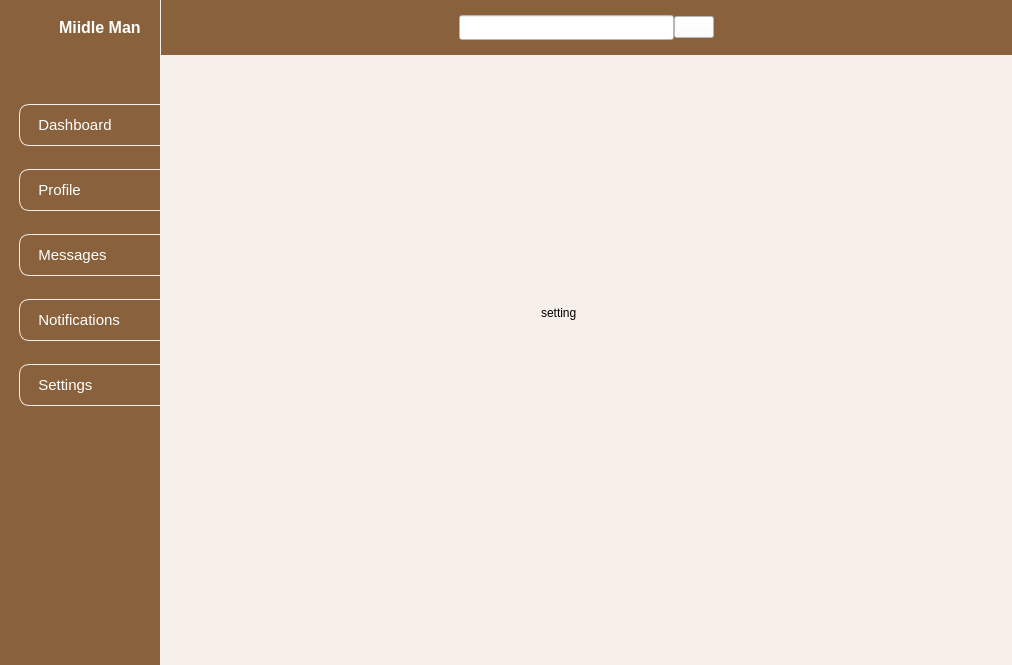
<?xml version="1.0" encoding="UTF-8"?>
<ui version="4.0">
 <class>MainWindow</class>
 <widget class="QMainWindow" name="MainWindow">
  <property name="geometry">
   <rect>
    <x>0</x>
    <y>0</y>
    <width>1012</width>
    <height>665</height>
   </rect>
  </property>
  <property name="sizePolicy">
   <sizepolicy hsizetype="Preferred" vsizetype="Preferred">
    <horstretch>0</horstretch>
    <verstretch>0</verstretch>
   </sizepolicy>
  </property>
  <property name="minimumSize">
   <size>
    <width>0</width>
    <height>624</height>
   </size>
  </property>
  <property name="maximumSize">
   <size>
    <width>16777215</width>
    <height>16777215</height>
   </size>
  </property>
  <property name="baseSize">
   <size>
    <width>0</width>
    <height>-1</height>
   </size>
  </property>
  <property name="windowTitle">
   <string>MainWindow</string>
  </property>
  <property name="autoFillBackground">
   <bool>true</bool>
  </property>
  <property name="tabShape">
   <enum>QTabWidget::TabShape::Rounded</enum>
  </property>
  <widget class="QWidget" name="centralwidget">
   <layout class="QHBoxLayout" name="horizontalLayout">
    <property name="spacing">
     <number>1</number>
    </property>
    <property name="leftMargin">
     <number>0</number>
    </property>
    <property name="topMargin">
     <number>0</number>
    </property>
    <property name="rightMargin">
     <number>0</number>
    </property>
    <property name="bottomMargin">
     <number>0</number>
    </property>
    <item>
     <widget class="QWidget" name="icon_name_widget" native="true">
      <property name="minimumSize">
       <size>
        <width>160</width>
        <height>0</height>
       </size>
      </property>
      <property name="maximumSize">
       <size>
        <width>160</width>
        <height>16777215</height>
       </size>
      </property>
      <property name="autoFillBackground">
       <bool>false</bool>
      </property>
      <property name="styleSheet">
       <string notr="true">QWidget{
	background-color:rgb(137, 97, 60);
color:white;
}

QPushButton{
      color:white;
text-align:left;
height:40px;
border:none;
padding-left:10px;
border-top-left-radius:10px;
border-bottom-left-radius:10px;

}

QPushButton:checked{
background-color:rgb(196, 148, 80);
color:white;
font-weight:bold;
}

QPushButton:hover{
background-color:rgb(196, 148, 80);
color:white;
font-weight:bold;
}</string>
      </property>
      <layout class="QVBoxLayout" name="verticalLayout_4">
       <property name="spacing">
        <number>6</number>
       </property>
       <property name="leftMargin">
        <number>0</number>
       </property>
       <property name="topMargin">
        <number>0</number>
       </property>
       <property name="rightMargin">
        <number>0</number>
       </property>
       <property name="bottomMargin">
        <number>0</number>
       </property>
       <item alignment="Qt::AlignmentFlag::AlignTop">
        <widget class="QWidget" name="widget_7" native="true">
         <property name="minimumSize">
          <size>
           <width>0</width>
           <height>55</height>
          </size>
         </property>
         <property name="maximumSize">
          <size>
           <width>16777215</width>
           <height>55</height>
          </size>
         </property>
         <property name="styleSheet">
          <string notr="true"/>
         </property>
         <widget class="QWidget" name="">
          <property name="geometry">
           <rect>
            <x>13</x>
            <y>7</y>
            <width>145</width>
            <height>42</height>
           </rect>
          </property>
          <layout class="QGridLayout" name="gridLayout">
           <item row="0" column="0">
            <widget class="QLabel" name="label_5">
             <property name="minimumSize">
              <size>
               <width>40</width>
               <height>40</height>
              </size>
             </property>
             <property name="maximumSize">
              <size>
               <width>40</width>
               <height>40</height>
              </size>
             </property>
             <property name="text">
              <string/>
             </property>
             <property name="pixmap">
              <pixmap>C:/Users/Shivam/Downloads/Black_White_Minimalist_SImple_Monogram_Typography_Logo__7_-removebg-preview (1).png</pixmap>
             </property>
             <property name="scaledContents">
              <bool>true</bool>
             </property>
            </widget>
           </item>
           <item row="0" column="1">
            <widget class="QLabel" name="label_6">
             <property name="font">
              <font>
               <pointsize>12</pointsize>
               <bold>true</bold>
              </font>
             </property>
             <property name="styleSheet">
              <string notr="true">color: rgb(255, 255, 255);

</string>
             </property>
             <property name="text">
              <string>&lt;strong&gt;M&lt;/strong&gt;iidle &lt;strong&gt;M&lt;/strong&gt;an</string>
             </property>
            </widget>
           </item>
          </layout>
         </widget>
        </widget>
       </item>
       <item>
        <widget class="QWidget" name="widget_8" native="true">
         <property name="minimumSize">
          <size>
           <width>0</width>
           <height>800</height>
          </size>
         </property>
         <property name="maximumSize">
          <size>
           <width>16777215</width>
           <height>800</height>
          </size>
         </property>
         <widget class="QWidget" name="layoutWidget">
          <property name="geometry">
           <rect>
            <x>19</x>
            <y>20</y>
            <width>151</width>
            <height>351</height>
           </rect>
          </property>
          <layout class="QVBoxLayout" name="verticalLayout_6">
           <property name="spacing">
            <number>0</number>
           </property>
           <property name="topMargin">
            <number>0</number>
           </property>
           <item>
            <widget class="QPushButton" name="Dashboard_2">
             <property name="font">
              <font>
               <pointsize>11</pointsize>
              </font>
             </property>
             <property name="styleSheet">
              <string notr="true">QPushButton{
border:1px solid rgb(247, 239, 233);
}</string>
             </property>
             <property name="text">
              <string>  Dashboard</string>
             </property>
             <property name="icon">
              <iconset>
               <normaloff>../Sidebar/slidemenubar/dashboard_white.png</normaloff>../Sidebar/slidemenubar/dashboard_white.png</iconset>
             </property>
             <property name="iconSize">
              <size>
               <width>20</width>
               <height>20</height>
              </size>
             </property>
             <property name="checkable">
              <bool>true</bool>
             </property>
             <property name="autoExclusive">
              <bool>true</bool>
             </property>
            </widget>
           </item>
           <item>
            <widget class="QPushButton" name="Profile_2">
             <property name="font">
              <font>
               <pointsize>11</pointsize>
              </font>
             </property>
             <property name="styleSheet">
              <string notr="true">QPushButton{
border:1px solid rgb(247, 239, 233);
}</string>
             </property>
             <property name="text">
              <string>  Profile</string>
             </property>
             <property name="icon">
              <iconset>
               <normaloff>../Sidebar/slidemenubar/profile_white.png</normaloff>../Sidebar/slidemenubar/profile_white.png</iconset>
             </property>
             <property name="iconSize">
              <size>
               <width>20</width>
               <height>20</height>
              </size>
             </property>
             <property name="checkable">
              <bool>true</bool>
             </property>
             <property name="autoExclusive">
              <bool>true</bool>
             </property>
            </widget>
           </item>
           <item>
            <widget class="QPushButton" name="Messages_2">
             <property name="font">
              <font>
               <pointsize>11</pointsize>
              </font>
             </property>
             <property name="styleSheet">
              <string notr="true">QPushButton{
border:1px solid rgb(247, 239, 233);
}</string>
             </property>
             <property name="text">
              <string>  Messages</string>
             </property>
             <property name="icon">
              <iconset>
               <normaloff>../Sidebar/slidemenubar/messages_white.png</normaloff>../Sidebar/slidemenubar/messages_white.png</iconset>
             </property>
             <property name="iconSize">
              <size>
               <width>20</width>
               <height>20</height>
              </size>
             </property>
             <property name="checkable">
              <bool>true</bool>
             </property>
             <property name="autoExclusive">
              <bool>true</bool>
             </property>
            </widget>
           </item>
           <item>
            <widget class="QPushButton" name="Notifications_2">
             <property name="font">
              <font>
               <pointsize>11</pointsize>
              </font>
             </property>
             <property name="styleSheet">
              <string notr="true">QPushButton{
border:1px solid rgb(247, 239, 233);
}</string>
             </property>
             <property name="text">
              <string>  Notifications</string>
             </property>
             <property name="icon">
              <iconset>
               <normaloff>../Sidebar/slidemenubar/notifications_white.png</normaloff>../Sidebar/slidemenubar/notifications_white.png</iconset>
             </property>
             <property name="iconSize">
              <size>
               <width>20</width>
               <height>20</height>
              </size>
             </property>
             <property name="checkable">
              <bool>true</bool>
             </property>
             <property name="autoExclusive">
              <bool>true</bool>
             </property>
            </widget>
           </item>
           <item>
            <widget class="QPushButton" name="Setting_2">
             <property name="font">
              <font>
               <pointsize>11</pointsize>
              </font>
             </property>
             <property name="styleSheet">
              <string notr="true">QPushButton{
border:1px solid rgb(247, 239, 233);
}</string>
             </property>
             <property name="text">
              <string>  Settings</string>
             </property>
             <property name="icon">
              <iconset>
               <normaloff>../Sidebar/slidemenubar/settings_white.png</normaloff>../Sidebar/slidemenubar/settings_white.png</iconset>
             </property>
             <property name="iconSize">
              <size>
               <width>20</width>
               <height>20</height>
              </size>
             </property>
             <property name="checkable">
              <bool>true</bool>
             </property>
             <property name="autoExclusive">
              <bool>true</bool>
             </property>
            </widget>
           </item>
          </layout>
         </widget>
        </widget>
       </item>
      </layout>
     </widget>
    </item>
    <item>
     <widget class="QWidget" name="mainmenu" native="true">
      <property name="autoFillBackground">
       <bool>false</bool>
      </property>
      <property name="styleSheet">
       <string notr="true">background-color: rgb(245, 250, 254);</string>
      </property>
      <layout class="QVBoxLayout" name="verticalLayout">
       <property name="spacing">
        <number>0</number>
       </property>
       <property name="leftMargin">
        <number>0</number>
       </property>
       <property name="topMargin">
        <number>0</number>
       </property>
       <property name="rightMargin">
        <number>0</number>
       </property>
       <property name="bottomMargin">
        <number>0</number>
       </property>
       <item>
        <widget class="QWidget" name="widget_3" native="true">
         <property name="minimumSize">
          <size>
           <width>0</width>
           <height>55</height>
          </size>
         </property>
         <property name="styleSheet">
          <string notr="true">background-color:rgb(137, 97, 60);
</string>
         </property>
         <layout class="QHBoxLayout" name="horizontalLayout_9">
          <property name="spacing">
           <number>0</number>
          </property>
          <property name="leftMargin">
           <number>10</number>
          </property>
          <property name="topMargin">
           <number>0</number>
          </property>
          <property name="rightMargin">
           <number>10</number>
          </property>
          <property name="bottomMargin">
           <number>0</number>
          </property>
          <item>
           <widget class="QPushButton" name="Menu">
            <property name="styleSheet">
             <string notr="true">border:none;</string>
            </property>
            <property name="text">
             <string/>
            </property>
            <property name="icon">
             <iconset>
              <normaloff>../Sidebar/slidemenubar/menu.png</normaloff>../Sidebar/slidemenubar/menu.png</iconset>
            </property>
            <property name="iconSize">
             <size>
              <width>25</width>
              <height>25</height>
             </size>
            </property>
            <property name="checkable">
             <bool>true</bool>
            </property>
           </widget>
          </item>
          <item>
           <spacer name="horizontalSpacer_5">
            <property name="orientation">
             <enum>Qt::Orientation::Horizontal</enum>
            </property>
            <property name="sizeHint" stdset="0">
             <size>
              <width>80</width>
              <height>20</height>
             </size>
            </property>
           </spacer>
          </item>
          <item>
           <layout class="QHBoxLayout" name="horizontalLayout_10">
            <item>
             <widget class="QLineEdit" name="lineEdit_3">
              <property name="minimumSize">
               <size>
                <width>0</width>
                <height>25</height>
               </size>
              </property>
              <property name="styleSheet">
               <string notr="true">background-color: rgb(255, 255, 255);
</string>
              </property>
             </widget>
            </item>
            <item>
             <widget class="QPushButton" name="pushButton_32">
              <property name="styleSheet">
               <string notr="true">background-color: rgb(255, 255, 255);
</string>
              </property>
              <property name="text">
               <string/>
              </property>
              <property name="icon">
               <iconset>
                <normaloff>../Sidebar/slidemenubar/search.png</normaloff>../Sidebar/slidemenubar/search.png</iconset>
              </property>
             </widget>
            </item>
           </layout>
          </item>
          <item>
           <spacer name="horizontalSpacer_6">
            <property name="orientation">
             <enum>Qt::Orientation::Horizontal</enum>
            </property>
            <property name="sizeHint" stdset="0">
             <size>
              <width>97</width>
              <height>20</height>
             </size>
            </property>
           </spacer>
          </item>
          <item>
           <widget class="QPushButton" name="pushButton_33">
            <property name="styleSheet">
             <string notr="true">border:none;
</string>
            </property>
            <property name="text">
             <string/>
            </property>
            <property name="icon">
             <iconset>
              <normaloff>../Sidebar/slidemenubar/image.png</normaloff>../Sidebar/slidemenubar/image.png</iconset>
            </property>
            <property name="iconSize">
             <size>
              <width>25</width>
              <height>25</height>
             </size>
            </property>
           </widget>
          </item>
         </layout>
        </widget>
       </item>
       <item>
        <widget class="QStackedWidget" name="stackedWidget_3">
         <property name="maximumSize">
          <size>
           <width>16770</width>
           <height>16770</height>
          </size>
         </property>
         <property name="styleSheet">
          <string notr="true">background-color:rgb(247, 239, 233);</string>
         </property>
         <property name="currentIndex">
          <number>3</number>
         </property>
         <widget class="QWidget" name="dashboardpage">
          <layout class="QVBoxLayout" name="verticalLayout_17">
           <property name="spacing">
            <number>0</number>
           </property>
           <property name="leftMargin">
            <number>0</number>
           </property>
           <property name="topMargin">
            <number>0</number>
           </property>
           <property name="rightMargin">
            <number>0</number>
           </property>
           <property name="bottomMargin">
            <number>0</number>
           </property>
           <item>
            <widget class="QWidget" name="widget_6" native="true">
             <layout class="QVBoxLayout" name="verticalLayout_19">
              <property name="spacing">
               <number>0</number>
              </property>
              <property name="leftMargin">
               <number>0</number>
              </property>
              <property name="topMargin">
               <number>0</number>
              </property>
              <property name="rightMargin">
               <number>0</number>
              </property>
              <property name="bottomMargin">
               <number>0</number>
              </property>
              <item>
               <widget class="QScrollArea" name="scrollArea_6">
                <property name="styleSheet">
                 <string notr="true"> QScrollBar:vertical {
	border: none;
    background:rgb(137, 97, 60);
 }</string>
                </property>
                <property name="frameShape">
                 <enum>QFrame::Shape::NoFrame</enum>
                </property>
                <property name="widgetResizable">
                 <bool>true</bool>
                </property>
                <widget class="QWidget" name="scrollAreaWidgetContents_6">
                 <property name="geometry">
                  <rect>
                   <x>0</x>
                   <y>0</y>
                   <width>83</width>
                   <height>3000</height>
                  </rect>
                 </property>
                 <layout class="QVBoxLayout" name="verticalLayout_18">
                  <property name="spacing">
                   <number>0</number>
                  </property>
                  <property name="leftMargin">
                   <number>0</number>
                  </property>
                  <property name="topMargin">
                   <number>0</number>
                  </property>
                  <property name="rightMargin">
                   <number>0</number>
                  </property>
                  <property name="bottomMargin">
                   <number>0</number>
                  </property>
                  <item>
                   <widget class="QFrame" name="frame_6">
                    <property name="minimumSize">
                     <size>
                      <width>0</width>
                      <height>3000</height>
                     </size>
                    </property>
                    <property name="styleSheet">
                     <string notr="true"/>
                    </property>
                    <widget class="QLabel" name="label_7">
                     <property name="geometry">
                      <rect>
                       <x>390</x>
                       <y>240</y>
                       <width>49</width>
                       <height>16</height>
                      </rect>
                     </property>
                     <property name="text">
                      <string>dash</string>
                     </property>
                    </widget>
                   </widget>
                  </item>
                 </layout>
                </widget>
               </widget>
              </item>
             </layout>
            </widget>
           </item>
          </layout>
         </widget>
         <widget class="QWidget" name="meassagespage">
          <layout class="QVBoxLayout" name="verticalLayout_2">
           <property name="spacing">
            <number>0</number>
           </property>
           <property name="leftMargin">
            <number>0</number>
           </property>
           <property name="topMargin">
            <number>0</number>
           </property>
           <property name="rightMargin">
            <number>0</number>
           </property>
           <property name="bottomMargin">
            <number>0</number>
           </property>
           <item>
            <widget class="QWidget" name="widget" native="true">
             <layout class="QVBoxLayout" name="verticalLayout_3">
              <property name="spacing">
               <number>0</number>
              </property>
              <property name="leftMargin">
               <number>0</number>
              </property>
              <property name="topMargin">
               <number>0</number>
              </property>
              <property name="rightMargin">
               <number>0</number>
              </property>
              <property name="bottomMargin">
               <number>0</number>
              </property>
              <item>
               <widget class="QScrollArea" name="scrollArea_7">
                <property name="styleSheet">
                 <string notr="true"> QScrollBar:vertical {
	border: none;
    background:rgb(137, 97, 60);
 }</string>
                </property>
                <property name="frameShape">
                 <enum>QFrame::Shape::NoFrame</enum>
                </property>
                <property name="widgetResizable">
                 <bool>true</bool>
                </property>
                <widget class="QWidget" name="scrollAreaWidgetContents_7">
                 <property name="geometry">
                  <rect>
                   <x>0</x>
                   <y>0</y>
                   <width>83</width>
                   <height>3000</height>
                  </rect>
                 </property>
                 <layout class="QVBoxLayout" name="verticalLayout_20">
                  <property name="spacing">
                   <number>0</number>
                  </property>
                  <property name="leftMargin">
                   <number>0</number>
                  </property>
                  <property name="topMargin">
                   <number>0</number>
                  </property>
                  <property name="rightMargin">
                   <number>0</number>
                  </property>
                  <property name="bottomMargin">
                   <number>0</number>
                  </property>
                  <item>
                   <widget class="QFrame" name="frame_7">
                    <property name="minimumSize">
                     <size>
                      <width>0</width>
                      <height>3000</height>
                     </size>
                    </property>
                    <property name="styleSheet">
                     <string notr="true"/>
                    </property>
                    <widget class="QLabel" name="label_8">
                     <property name="geometry">
                      <rect>
                       <x>390</x>
                       <y>240</y>
                       <width>49</width>
                       <height>16</height>
                      </rect>
                     </property>
                     <property name="text">
                      <string>message</string>
                     </property>
                    </widget>
                   </widget>
                  </item>
                 </layout>
                </widget>
               </widget>
              </item>
             </layout>
            </widget>
           </item>
          </layout>
         </widget>
         <widget class="QWidget" name="notificationspage">
          <layout class="QVBoxLayout" name="verticalLayout_7">
           <property name="spacing">
            <number>0</number>
           </property>
           <property name="leftMargin">
            <number>0</number>
           </property>
           <property name="topMargin">
            <number>0</number>
           </property>
           <property name="rightMargin">
            <number>0</number>
           </property>
           <property name="bottomMargin">
            <number>0</number>
           </property>
           <item>
            <widget class="QWidget" name="widget_2" native="true">
             <layout class="QVBoxLayout" name="verticalLayout_9">
              <property name="spacing">
               <number>0</number>
              </property>
              <property name="leftMargin">
               <number>0</number>
              </property>
              <property name="topMargin">
               <number>0</number>
              </property>
              <property name="rightMargin">
               <number>0</number>
              </property>
              <property name="bottomMargin">
               <number>0</number>
              </property>
              <item>
               <widget class="QScrollArea" name="scrollArea_2">
                <property name="styleSheet">
                 <string notr="true"> QScrollBar:vertical {
	border: none;
    background:rgb(137, 97, 60);
 }</string>
                </property>
                <property name="frameShape">
                 <enum>QFrame::Shape::NoFrame</enum>
                </property>
                <property name="widgetResizable">
                 <bool>true</bool>
                </property>
                <widget class="QWidget" name="scrollAreaWidgetContents_2">
                 <property name="geometry">
                  <rect>
                   <x>0</x>
                   <y>0</y>
                   <width>83</width>
                   <height>3000</height>
                  </rect>
                 </property>
                 <layout class="QVBoxLayout" name="verticalLayout_8">
                  <property name="spacing">
                   <number>0</number>
                  </property>
                  <property name="leftMargin">
                   <number>0</number>
                  </property>
                  <property name="topMargin">
                   <number>0</number>
                  </property>
                  <property name="rightMargin">
                   <number>0</number>
                  </property>
                  <property name="bottomMargin">
                   <number>0</number>
                  </property>
                  <item>
                   <widget class="QFrame" name="frame_2">
                    <property name="minimumSize">
                     <size>
                      <width>0</width>
                      <height>3000</height>
                     </size>
                    </property>
                    <property name="styleSheet">
                     <string notr="true"/>
                    </property>
                    <widget class="QLabel" name="label_2">
                     <property name="geometry">
                      <rect>
                       <x>470</x>
                       <y>230</y>
                       <width>49</width>
                       <height>16</height>
                      </rect>
                     </property>
                     <property name="text">
                      <string>Notify</string>
                     </property>
                    </widget>
                   </widget>
                  </item>
                 </layout>
                </widget>
               </widget>
              </item>
             </layout>
            </widget>
           </item>
          </layout>
         </widget>
         <widget class="QWidget" name="settingpage">
          <layout class="QVBoxLayout" name="verticalLayout_10">
           <property name="spacing">
            <number>0</number>
           </property>
           <property name="leftMargin">
            <number>0</number>
           </property>
           <property name="topMargin">
            <number>0</number>
           </property>
           <property name="rightMargin">
            <number>0</number>
           </property>
           <property name="bottomMargin">
            <number>0</number>
           </property>
           <item>
            <widget class="QWidget" name="widget_4" native="true">
             <layout class="QVBoxLayout" name="verticalLayout_12">
              <property name="spacing">
               <number>0</number>
              </property>
              <property name="leftMargin">
               <number>0</number>
              </property>
              <property name="topMargin">
               <number>0</number>
              </property>
              <property name="rightMargin">
               <number>0</number>
              </property>
              <property name="bottomMargin">
               <number>0</number>
              </property>
              <item>
               <widget class="QScrollArea" name="scrollArea_3">
                <property name="styleSheet">
                 <string notr="true"> QScrollBar:vertical {
	border: none;
    background:rgb(137, 97, 60);
 }</string>
                </property>
                <property name="frameShape">
                 <enum>QFrame::Shape::NoFrame</enum>
                </property>
                <property name="widgetResizable">
                 <bool>true</bool>
                </property>
                <widget class="QWidget" name="scrollAreaWidgetContents_3">
                 <property name="geometry">
                  <rect>
                   <x>0</x>
                   <y>0</y>
                   <width>851</width>
                   <height>610</height>
                  </rect>
                 </property>
                 <layout class="QVBoxLayout" name="verticalLayout_11">
                  <property name="spacing">
                   <number>0</number>
                  </property>
                  <property name="leftMargin">
                   <number>0</number>
                  </property>
                  <property name="topMargin">
                   <number>0</number>
                  </property>
                  <property name="rightMargin">
                   <number>0</number>
                  </property>
                  <property name="bottomMargin">
                   <number>0</number>
                  </property>
                  <item>
                   <widget class="QFrame" name="frame_3">
                    <property name="sizePolicy">
                     <sizepolicy hsizetype="Preferred" vsizetype="Preferred">
                      <horstretch>0</horstretch>
                      <verstretch>0</verstretch>
                     </sizepolicy>
                    </property>
                    <property name="minimumSize">
                     <size>
                      <width>0</width>
                      <height>0</height>
                     </size>
                    </property>
                    <property name="styleSheet">
                     <string notr="true"/>
                    </property>
                    <widget class="QLabel" name="label">
                     <property name="geometry">
                      <rect>
                       <x>380</x>
                       <y>250</y>
                       <width>49</width>
                       <height>16</height>
                      </rect>
                     </property>
                     <property name="text">
                      <string>setting</string>
                     </property>
                    </widget>
                   </widget>
                  </item>
                 </layout>
                </widget>
               </widget>
              </item>
             </layout>
            </widget>
           </item>
          </layout>
         </widget>
         <widget class="QWidget" name="profilepage">
          <layout class="QVBoxLayout" name="verticalLayout_14">
           <property name="spacing">
            <number>0</number>
           </property>
           <property name="leftMargin">
            <number>0</number>
           </property>
           <property name="topMargin">
            <number>0</number>
           </property>
           <property name="rightMargin">
            <number>0</number>
           </property>
           <property name="bottomMargin">
            <number>0</number>
           </property>
           <item>
            <widget class="QWidget" name="widget_5" native="true">
             <layout class="QVBoxLayout" name="verticalLayout_16">
              <property name="spacing">
               <number>0</number>
              </property>
              <property name="leftMargin">
               <number>0</number>
              </property>
              <property name="topMargin">
               <number>0</number>
              </property>
              <property name="rightMargin">
               <number>0</number>
              </property>
              <property name="bottomMargin">
               <number>0</number>
              </property>
              <item>
               <widget class="QScrollArea" name="scrollArea_5">
                <property name="styleSheet">
                 <string notr="true"> QScrollBar:vertical {
	border: none;
    background:rgb(137, 97, 60);
 }</string>
                </property>
                <property name="frameShape">
                 <enum>QFrame::Shape::NoFrame</enum>
                </property>
                <property name="widgetResizable">
                 <bool>true</bool>
                </property>
                <widget class="QWidget" name="scrollAreaWidgetContents_5">
                 <property name="geometry">
                  <rect>
                   <x>0</x>
                   <y>0</y>
                   <width>83</width>
                   <height>3000</height>
                  </rect>
                 </property>
                 <layout class="QVBoxLayout" name="verticalLayout_15">
                  <property name="spacing">
                   <number>0</number>
                  </property>
                  <property name="leftMargin">
                   <number>0</number>
                  </property>
                  <property name="topMargin">
                   <number>0</number>
                  </property>
                  <property name="rightMargin">
                   <number>0</number>
                  </property>
                  <property name="bottomMargin">
                   <number>0</number>
                  </property>
                  <item>
                   <widget class="QFrame" name="frame_5">
                    <property name="minimumSize">
                     <size>
                      <width>0</width>
                      <height>3000</height>
                     </size>
                    </property>
                    <property name="styleSheet">
                     <string notr="true"/>
                    </property>
                    <widget class="QLabel" name="label_4">
                     <property name="geometry">
                      <rect>
                       <x>410</x>
                       <y>220</y>
                       <width>49</width>
                       <height>16</height>
                      </rect>
                     </property>
                     <property name="text">
                      <string>profile</string>
                     </property>
                    </widget>
                    <widget class="QPushButton" name="pushButton_24">
                     <property name="geometry">
                      <rect>
                       <x>200</x>
                       <y>520</y>
                       <width>90</width>
                       <height>30</height>
                      </rect>
                     </property>
                     <property name="font">
                      <font>
                       <pointsize>11</pointsize>
                      </font>
                     </property>
                     <property name="text">
                      <string> Signout</string>
                     </property>
                     <property name="icon">
                      <iconset>
                       <normaloff>../Sidebar/slidemenubar/log_out_white.png</normaloff>../Sidebar/slidemenubar/log_out_white.png</iconset>
                     </property>
                     <property name="iconSize">
                      <size>
                       <width>20</width>
                       <height>20</height>
                      </size>
                     </property>
                     <property name="checkable">
                      <bool>true</bool>
                     </property>
                    </widget>
                   </widget>
                  </item>
                 </layout>
                </widget>
               </widget>
              </item>
             </layout>
            </widget>
           </item>
          </layout>
         </widget>
        </widget>
       </item>
      </layout>
     </widget>
    </item>
   </layout>
  </widget>
 </widget>
 <resources/>
 <connections>
  <connection>
   <sender>Menu</sender>
   <signal>toggled(bool)</signal>
   <receiver>icon_name_widget</receiver>
   <slot>setHidden(bool)</slot>
   <hints>
    <hint type="sourcelabel">
     <x>198</x>
     <y>37</y>
    </hint>
    <hint type="destinationlabel">
     <x>128</x>
     <y>67</y>
    </hint>
   </hints>
  </connection>
  <connection>
   <sender>pushButton_24</sender>
   <signal>toggled(bool)</signal>
   <receiver>MainWindow</receiver>
   <slot>close()</slot>
   <hints>
    <hint type="sourcelabel">
     <x>71</x>
     <y>593</y>
    </hint>
    <hint type="destinationlabel">
     <x>77</x>
     <y>690</y>
    </hint>
   </hints>
  </connection>
 </connections>
</ui>
